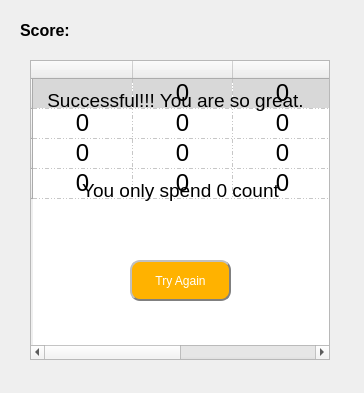
<?xml version="1.0" encoding="UTF-8"?>
<ui version="4.0">
 <class>Form</class>
 <widget class="QWidget" name="Form">
  <property name="geometry">
   <rect>
    <x>0</x>
    <y>0</y>
    <width>364</width>
    <height>393</height>
   </rect>
  </property>
  <property name="windowTitle">
   <string>Form</string>
  </property>
  <widget class="QTableWidget" name="tableWidget">
   <property name="geometry">
    <rect>
     <x>30</x>
     <y>60</y>
     <width>300</width>
     <height>300</height>
    </rect>
   </property>
   <property name="minimumSize">
    <size>
     <width>300</width>
     <height>300</height>
    </size>
   </property>
   <property name="maximumSize">
    <size>
     <width>300</width>
     <height>300</height>
    </size>
   </property>
   <property name="styleSheet">
    <string notr="true"/>
   </property>
   <property name="gridStyle">
    <enum>Qt::DashDotDotLine</enum>
   </property>
   <row>
    <property name="text">
     <string/>
    </property>
   </row>
   <row>
    <property name="text">
     <string/>
    </property>
   </row>
   <row>
    <property name="text">
     <string/>
    </property>
   </row>
   <row>
    <property name="text">
     <string/>
    </property>
   </row>
   <column>
    <property name="text">
     <string/>
    </property>
   </column>
   <column>
    <property name="text">
     <string/>
    </property>
   </column>
   <column>
    <property name="text">
     <string/>
    </property>
   </column>
   <column>
    <property name="text">
     <string/>
    </property>
   </column>
   <item row="0" column="0">
    <property name="text">
     <string>0</string>
    </property>
    <property name="font">
     <font>
      <pointsize>18</pointsize>
     </font>
    </property>
    <property name="textAlignment">
     <set>AlignCenter</set>
    </property>
    <property name="background">
     <brush brushstyle="SolidPattern">
      <color alpha="255">
       <red>216</red>
       <green>216</green>
       <blue>216</blue>
      </color>
     </brush>
    </property>
    <property name="foreground">
     <brush brushstyle="SolidPattern">
      <color alpha="255">
       <red>216</red>
       <green>216</green>
       <blue>216</blue>
      </color>
     </brush>
    </property>
   </item>
   <item row="0" column="1">
    <property name="text">
     <string>0</string>
    </property>
    <property name="font">
     <font>
      <pointsize>18</pointsize>
     </font>
    </property>
    <property name="textAlignment">
     <set>AlignCenter</set>
    </property>
    <property name="background">
     <brush brushstyle="SolidPattern">
      <color alpha="255">
       <red>216</red>
       <green>216</green>
       <blue>216</blue>
      </color>
     </brush>
    </property>
   </item>
   <item row="0" column="2">
    <property name="text">
     <string>0</string>
    </property>
    <property name="font">
     <font>
      <pointsize>18</pointsize>
     </font>
    </property>
    <property name="textAlignment">
     <set>AlignCenter</set>
    </property>
    <property name="background">
     <brush brushstyle="SolidPattern">
      <color alpha="255">
       <red>216</red>
       <green>216</green>
       <blue>216</blue>
      </color>
     </brush>
    </property>
   </item>
   <item row="0" column="3">
    <property name="text">
     <string>0</string>
    </property>
    <property name="font">
     <font>
      <pointsize>18</pointsize>
     </font>
    </property>
    <property name="textAlignment">
     <set>AlignCenter</set>
    </property>
   </item>
   <item row="1" column="0">
    <property name="text">
     <string>0</string>
    </property>
    <property name="font">
     <font>
      <pointsize>18</pointsize>
     </font>
    </property>
    <property name="textAlignment">
     <set>AlignCenter</set>
    </property>
   </item>
   <item row="1" column="1">
    <property name="text">
     <string>0</string>
    </property>
    <property name="font">
     <font>
      <pointsize>18</pointsize>
     </font>
    </property>
    <property name="textAlignment">
     <set>AlignCenter</set>
    </property>
   </item>
   <item row="1" column="2">
    <property name="text">
     <string>0</string>
    </property>
    <property name="font">
     <font>
      <pointsize>18</pointsize>
     </font>
    </property>
    <property name="textAlignment">
     <set>AlignCenter</set>
    </property>
   </item>
   <item row="1" column="3">
    <property name="text">
     <string>0</string>
    </property>
    <property name="font">
     <font>
      <pointsize>18</pointsize>
     </font>
    </property>
    <property name="textAlignment">
     <set>AlignCenter</set>
    </property>
   </item>
   <item row="2" column="0">
    <property name="text">
     <string>0</string>
    </property>
    <property name="font">
     <font>
      <pointsize>18</pointsize>
     </font>
    </property>
    <property name="textAlignment">
     <set>AlignCenter</set>
    </property>
   </item>
   <item row="2" column="1">
    <property name="text">
     <string>0</string>
    </property>
    <property name="font">
     <font>
      <pointsize>18</pointsize>
     </font>
    </property>
    <property name="textAlignment">
     <set>AlignCenter</set>
    </property>
   </item>
   <item row="2" column="2">
    <property name="text">
     <string>0</string>
    </property>
    <property name="font">
     <font>
      <pointsize>18</pointsize>
     </font>
    </property>
    <property name="textAlignment">
     <set>AlignCenter</set>
    </property>
   </item>
   <item row="2" column="3">
    <property name="text">
     <string>0</string>
    </property>
    <property name="font">
     <font>
      <pointsize>18</pointsize>
     </font>
    </property>
    <property name="textAlignment">
     <set>AlignCenter</set>
    </property>
   </item>
   <item row="3" column="0">
    <property name="text">
     <string>0</string>
    </property>
    <property name="font">
     <font>
      <pointsize>18</pointsize>
     </font>
    </property>
    <property name="textAlignment">
     <set>AlignCenter</set>
    </property>
   </item>
   <item row="3" column="1">
    <property name="text">
     <string>0</string>
    </property>
    <property name="font">
     <font>
      <pointsize>18</pointsize>
     </font>
    </property>
    <property name="textAlignment">
     <set>AlignCenter</set>
    </property>
   </item>
   <item row="3" column="2">
    <property name="text">
     <string>0</string>
    </property>
    <property name="font">
     <font>
      <pointsize>18</pointsize>
     </font>
    </property>
    <property name="textAlignment">
     <set>AlignCenter</set>
    </property>
   </item>
   <item row="3" column="3">
    <property name="text">
     <string>0</string>
    </property>
    <property name="font">
     <font>
      <pointsize>18</pointsize>
     </font>
    </property>
    <property name="textAlignment">
     <set>AlignCenter</set>
    </property>
   </item>
  </widget>
  <widget class="QLabel" name="label">
   <property name="geometry">
    <rect>
     <x>10</x>
     <y>60</y>
     <width>331</width>
     <height>81</height>
    </rect>
   </property>
   <property name="font">
    <font>
     <pointsize>14</pointsize>
    </font>
   </property>
   <property name="text">
    <string>Successful!!! You are so great.</string>
   </property>
   <property name="alignment">
    <set>Qt::AlignCenter</set>
   </property>
  </widget>
  <widget class="QLabel" name="label_2">
   <property name="geometry">
    <rect>
     <x>30</x>
     <y>150</y>
     <width>301</width>
     <height>81</height>
    </rect>
   </property>
   <property name="font">
    <font>
     <pointsize>14</pointsize>
    </font>
   </property>
   <property name="text">
    <string>You only spend 0 count</string>
   </property>
   <property name="alignment">
    <set>Qt::AlignCenter</set>
   </property>
  </widget>
  <widget class="QPushButton" name="pushButton">
   <property name="geometry">
    <rect>
     <x>130</x>
     <y>260</y>
     <width>101</width>
     <height>41</height>
    </rect>
   </property>
   <property name="styleSheet">
    <string notr="true">QPushButton{
background-color:rgba(255,178,0,100%);
color: white;  
border-radius: 10px;  
border: 2px groove gray; 
border-style: outset;}</string>
   </property>
   <property name="text">
    <string>Try Again</string>
   </property>
  </widget>
  <widget class="QLabel" name="label_3">
   <property name="geometry">
    <rect>
     <x>20</x>
     <y>10</y>
     <width>71</width>
     <height>41</height>
    </rect>
   </property>
   <property name="font">
    <font>
     <pointsize>12</pointsize>
     <weight>75</weight>
     <bold>true</bold>
    </font>
   </property>
   <property name="text">
    <string>Score: </string>
   </property>
   <property name="textFormat">
    <enum>Qt::AutoText</enum>
   </property>
  </widget>
  <widget class="QLabel" name="label_4">
   <property name="geometry">
    <rect>
     <x>80</x>
     <y>10</y>
     <width>81</width>
     <height>41</height>
    </rect>
   </property>
   <property name="font">
    <font>
     <pointsize>12</pointsize>
     <weight>75</weight>
     <bold>true</bold>
    </font>
   </property>
   <property name="text">
    <string/>
   </property>
  </widget>
 </widget>
 <resources/>
 <connections/>
</ui>
